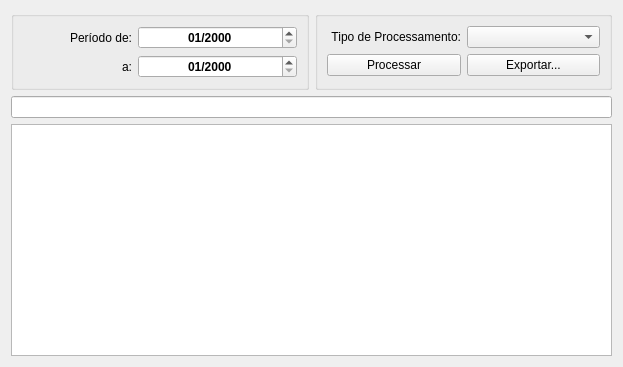
<?xml version="1.0" encoding="UTF-8"?>
<ui version="4.0">
 <class>PlanoSaude</class>
 <widget class="QWidget" name="PlanoSaude">
  <property name="geometry">
   <rect>
    <x>0</x>
    <y>0</y>
    <width>623</width>
    <height>367</height>
   </rect>
  </property>
  <property name="windowTitle">
   <string>Form</string>
  </property>
  <property name="styleSheet">
   <string notr="true"/>
  </property>
  <layout class="QGridLayout" name="gridLayout_3">
   <item row="2" column="0" colspan="2">
    <widget class="QTableWidget" name="tableWidget">
     <property name="sortingEnabled">
      <bool>true</bool>
     </property>
    </widget>
   </item>
   <item row="0" column="0">
    <widget class="QGroupBox" name="groupBox">
     <property name="title">
      <string/>
     </property>
     <layout class="QGridLayout" name="gridLayout">
      <item row="0" column="0">
       <widget class="QLabel" name="label">
        <property name="text">
         <string>Período de:</string>
        </property>
        <property name="alignment">
         <set>Qt::AlignRight|Qt::AlignTrailing|Qt::AlignVCenter</set>
        </property>
       </widget>
      </item>
      <item row="0" column="1">
       <widget class="QDateEdit" name="periodoInicial">
        <property name="minimumSize">
         <size>
          <width>159</width>
          <height>0</height>
         </size>
        </property>
        <property name="font">
         <font>
          <weight>75</weight>
          <bold>true</bold>
         </font>
        </property>
        <property name="alignment">
         <set>Qt::AlignCenter</set>
        </property>
        <property name="displayFormat">
         <string>MM/yyyy</string>
        </property>
       </widget>
      </item>
      <item row="1" column="0">
       <widget class="QLabel" name="label_2">
        <property name="text">
         <string>a:</string>
        </property>
        <property name="alignment">
         <set>Qt::AlignRight|Qt::AlignTrailing|Qt::AlignVCenter</set>
        </property>
       </widget>
      </item>
      <item row="1" column="1">
       <widget class="QDateEdit" name="periodoFinal">
        <property name="minimumSize">
         <size>
          <width>159</width>
          <height>0</height>
         </size>
        </property>
        <property name="font">
         <font>
          <weight>75</weight>
          <bold>true</bold>
         </font>
        </property>
        <property name="alignment">
         <set>Qt::AlignCenter</set>
        </property>
        <property name="displayFormat">
         <string>MM/yyyy</string>
        </property>
       </widget>
      </item>
     </layout>
    </widget>
   </item>
   <item row="0" column="1">
    <widget class="QGroupBox" name="groupBox_2">
     <property name="title">
      <string/>
     </property>
     <layout class="QGridLayout" name="gridLayout_2">
      <item row="0" column="1">
       <widget class="QComboBox" name="comboBox"/>
      </item>
      <item row="0" column="0">
       <widget class="QLabel" name="label_3">
        <property name="text">
         <string>Tipo de Processamento:</string>
        </property>
        <property name="alignment">
         <set>Qt::AlignRight|Qt::AlignTrailing|Qt::AlignVCenter</set>
        </property>
       </widget>
      </item>
      <item row="1" column="0">
       <widget class="QPushButton" name="botaoProcessar">
        <property name="text">
         <string>Processar</string>
        </property>
        <property name="icon">
         <iconset resource="thema.qrc">
          <normaloff>:/images/paper-plane.png</normaloff>:/images/paper-plane.png</iconset>
        </property>
       </widget>
      </item>
      <item row="1" column="1">
       <widget class="QPushButton" name="botaoExportar">
        <property name="text">
         <string>Exportar...</string>
        </property>
        <property name="icon">
         <iconset resource="thema.qrc">
          <normaloff>:/images/csv-file-format-extension.png</normaloff>:/images/csv-file-format-extension.png</iconset>
        </property>
       </widget>
      </item>
     </layout>
    </widget>
   </item>
   <item row="1" column="0" colspan="2">
    <widget class="QLineEdit" name="campoPesquisarObjetosTabela">
     <property name="clearButtonEnabled">
      <bool>true</bool>
     </property>
    </widget>
   </item>
  </layout>
 </widget>
 <tabstops>
  <tabstop>periodoInicial</tabstop>
  <tabstop>periodoFinal</tabstop>
  <tabstop>comboBox</tabstop>
  <tabstop>botaoProcessar</tabstop>
  <tabstop>botaoExportar</tabstop>
  <tabstop>campoPesquisarObjetosTabela</tabstop>
  <tabstop>tableWidget</tabstop>
 </tabstops>
 <resources>
  <include location="thema.qrc"/>
 </resources>
 <connections/>
</ui>
